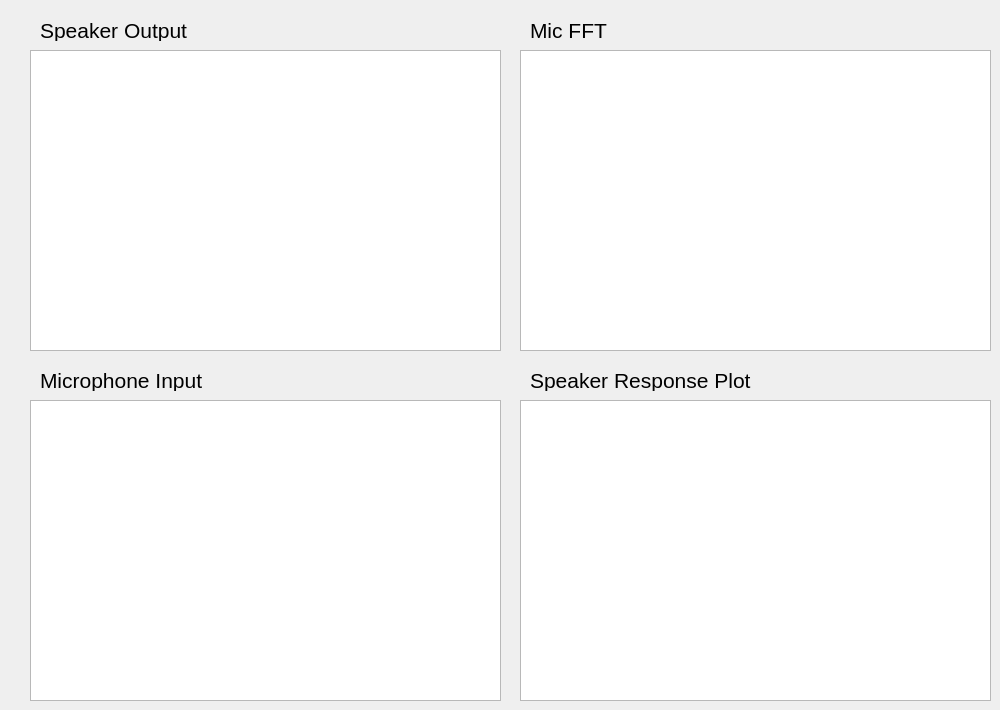
    <widget class="QWidget" name="tab">
     <attribute name="title">
      <string>Speaker Cal</string>
     </attribute>
     <widget class="PlotWidget" name="spCal_output">
      <property name="geometry">
       <rect>
        <x>30</x>
        <y>50</y>
        <width>471</width>
        <height>301</height>
       </rect>
      </property>
      <property name="backgroundBrush">
       <brush brushstyle="NoBrush">
        <color alpha="255">
         <red>255</red>
         <green>255</green>
         <blue>255</blue>
        </color>
       </brush>
      </property>
     </widget>
     <widget class="QLabel" name="label_5">
      <property name="geometry">
       <rect>
        <x>40</x>
        <y>20</y>
        <width>181</width>
        <height>21</height>
       </rect>
      </property>
      <property name="font">
       <font>
        <pointsize>16</pointsize>
       </font>
      </property>
      <property name="text">
       <string>Speaker Output</string>
      </property>
     </widget>
     <widget class="QLabel" name="label_6">
      <property name="geometry">
       <rect>
        <x>40</x>
        <y>370</y>
        <width>181</width>
        <height>21</height>
       </rect>
      </property>
      <property name="font">
       <font>
        <pointsize>16</pointsize>
       </font>
      </property>
      <property name="text">
       <string>Microphone Input</string>
      </property>
     </widget>
     <widget class="PlotWidget" name="spCal_micInput">
      <property name="geometry">
       <rect>
        <x>30</x>
        <y>400</y>
        <width>471</width>
        <height>301</height>
       </rect>
      </property>
      <property name="backgroundBrush">
       <brush brushstyle="NoBrush">
        <color alpha="255">
         <red>255</red>
         <green>255</green>
         <blue>255</blue>
        </color>
       </brush>
      </property>
     </widget>
     <widget class="PlotWidget" name="spCal_micFFT">
      <property name="geometry">
       <rect>
        <x>520</x>
        <y>50</y>
        <width>471</width>
        <height>301</height>
       </rect>
      </property>
      <property name="backgroundBrush">
       <brush brushstyle="NoBrush">
        <color alpha="255">
         <red>255</red>
         <green>255</green>
         <blue>255</blue>
        </color>
       </brush>
      </property>
     </widget>
     <widget class="QLabel" name="label_15">
      <property name="geometry">
       <rect>
        <x>530</x>
        <y>20</y>
        <width>141</width>
        <height>21</height>
       </rect>
      </property>
      <property name="font">
       <font>
        <pointsize>16</pointsize>
       </font>
      </property>
      <property name="text">
       <string>Mic FFT</string>
      </property>
     </widget>
     <widget class="QLabel" name="label_16">
      <property name="geometry">
       <rect>
        <x>530</x>
        <y>370</y>
        <width>231</width>
        <height>21</height>
       </rect>
      </property>
      <property name="font">
       <font>
        <pointsize>16</pointsize>
       </font>
      </property>
      <property name="text">
       <string>Speaker Response Plot</string>
      </property>
     </widget>
     <widget class="PlotWidget" name="spCal_spkResp">
      <property name="geometry">
       <rect>
        <x>520</x>
        <y>400</y>
        <width>471</width>
        <height>301</height>
       </rect>
      </property>
      <property name="backgroundBrush">
       <brush brushstyle="NoBrush">
        <color alpha="255">
         <red>255</red>
         <green>255</green>
         <blue>255</blue>
        </color>
       </brush>
      </property>
     </widget>
    </widget>
